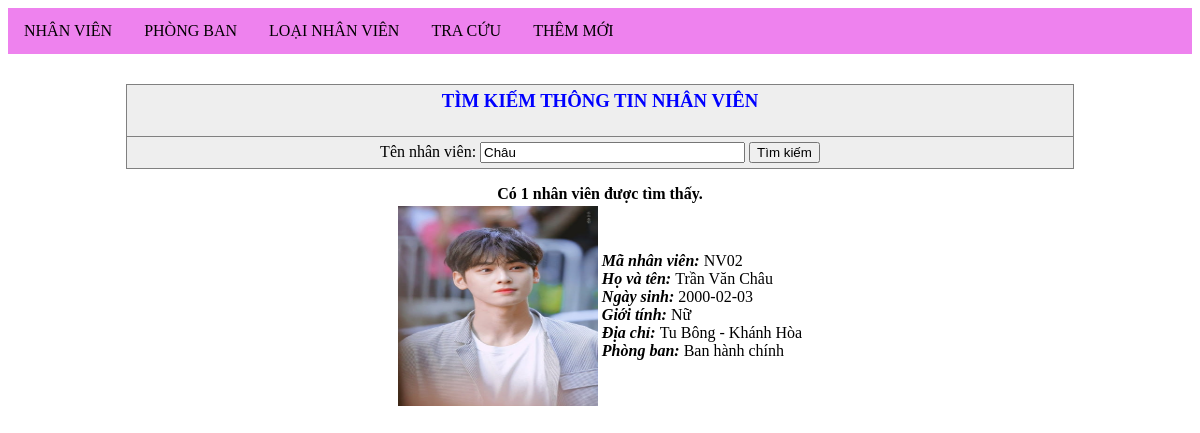
Screenshot of /tong_hop/TC_nhanvien.php?ten=Châu with the database file from the repository.
### tables this page shows
CREATE TABLE `nhan_vien` (
  `ma_NV` varchar(10) NOT NULL,
  `ho` varchar(30) NOT NULL,
  `ten` varchar(10) NOT NULL,
  `ngay_sinh` date NOT NULL,
  `gioi_tinh` varchar(5) NOT NULL,
  `dia_chi` varchar(70) NOT NULL,
  `anh` varchar(20) NOT NULL,
  `ma_loai_NV` varchar(10) NOT NULL,
  `ma_phong` varchar(10) NOT NULL
);

CREATE TABLE `phong_ban` (
  `ma_phong` varchar(10) NOT NULL,
  `ten_phong` varchar(50) NOT NULL
);

### tong_hop/TC_nhanvien.php (the view, shortened to what this page needs)
<!DOCTYPE HTML PUBLIC "-//W3C//DTD HTML 4.01 Frameset//EN">
<html>
<head>
<link rel="stylesheet"  type="text/css" media="screen" />
</head>
<body>
<form action="" method="get">
	<table bgcolor="#eeeeee" align="center" width="80%" border="1"
		   cellpadding="5" cellspacing="5" style="border-collapse: collapse;">
	<tr>
		<td align="center"><font color="blue"><h3>TÌM KIẾM THÔNG TIN NHÂN VIÊN</h3></font></td>
	</tr>
	<tr>
		<td align="center">Tên nhân viên: <input type="text" name="ten" size="30"
					value="<?php if(isset($_GET['ten'])) echo $_GET['ten'];?>">
				<input type="submit" name="tim" value="Tìm kiếm"></td>
	</tr>
	</table>
</form>
<?php
	if($_SERVER['REQUEST_METHOD']=='GET')
	{
		if(empty($_GET['ten'])) echo "<p align='center'>Vui lòng nhập tên nhân viên cần tìm</p>";
		else
		{
			$ten=$_GET['ten'];
			require("include/connect.php");
			$query=
			"Select *
			from nhan_vien join phong_ban
			on nhan_vien.ma_phong = phong_ban.ma_phong
			WHERE ten like '%$ten%' or ho like '%$ten%'
			group by nhan_vien.ma_nv";
			$result=mysqli_query($dbc,$query);
			if(mysqli_num_rows($result)<>0)
			{	$rows=mysqli_num_rows($result);
				echo "<div align='center'><b>Có $rows nhân viên được tìm thấy.</b></div>";
				while($row=mysqli_fetch_array($result, MYSQLI_ASSOC))
				{
					if ($row['gioi_tinh'] == 1)	$row['gioi_tinh'] = "Nam";
					else 				$row['gioi_tinh'] = "Nữ";
					echo '<table align="center">';
					echo '<tr>
						<td width="200" align="center">
							<img style="width: 200px hight: 200px" src="images/'.$row['anh'].'"/>
						</td>';
					echo '<td style="text-align: left;">'.
						'<i><b>Mã nhân viên: </i></b>'.$row['ma_NV'].'<br />'.
						'<i><b>Họ và tên: </i></b>'.$row['ho'].' '.$row['ten'].'<br />'.
						'<i><b>Ngày sinh: </b></i>'.$row['ngay_sinh'].'<br />'.
						'<i><b>Giới tính: </b></i>'.$row['gioi_tinh'].'<br />'.
						'<i><b>Địa chỉ: </b></i>'.$row['dia_chi'].'<br />'.
						'<i><b>Phòng ban: </b></i>'.$row['ten_phong'].'<br />';
					echo '</td>
						</tr>
					</table>';
				}
			}
			else echo "<div align='center'><b>Không tìm thấy nhân viên có tên này.</b></div>";
		}
	}
?>
</body>
</html>

### tong_hop/TC_nhanvien.php (style rules this page uses)
img { width: 200px; height: 200px; }

### rows the page displays
nhan_vien: anh (picture), ma_NV "NV02", ho "Trần Văn", ten "Châu", ngay_sinh "2000-02-03", gioi_tinh "Nữ", dia_chi "Tu Bông - Khánh Hòa", ma_phong.ten_phong "Ban hành chính"

### other values shown
$rows "1"
